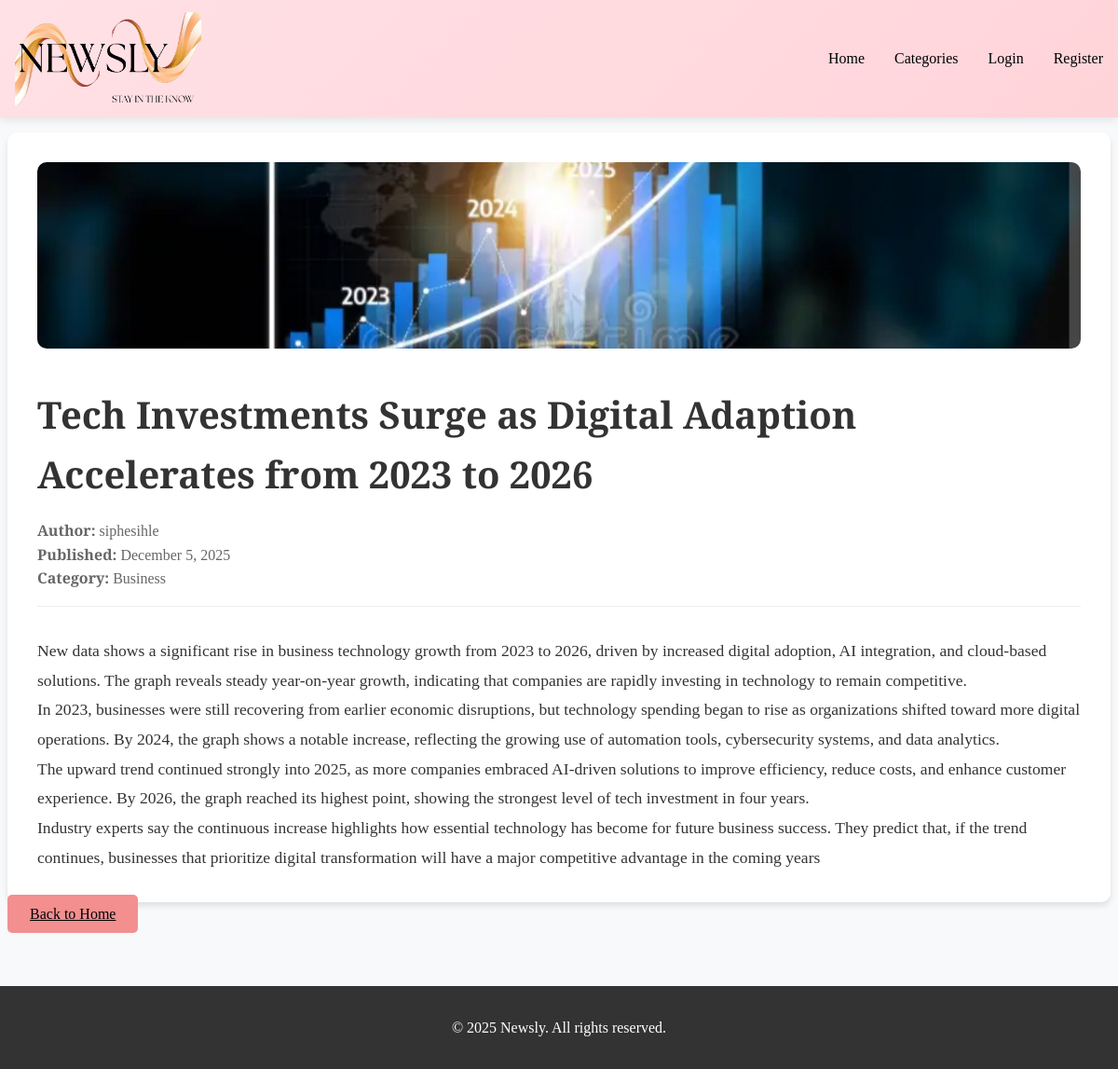
Screenshot of /article/7/ with the database file from the repository.
### newsapp/models.py (models this page shows, shortened)
class Article(models.Model):
    title = models.CharField(max_length=255)
    content = models.TextField()
    image = models.ImageField(upload_to="articles/", blank=True, null=True)
    category = models.ForeignKey(Category, on_delete=models.SET_NULL, null=True)
    author = models.ForeignKey(User, on_delete=models.CASCADE)
    created_at = models.DateTimeField(auto_now_add=True)

class Category(models.Model):
    name = models.CharField(max_length=100)

### newsapp/views.py (the view)
# urls.py: path('article/<int:article_id>/', views.article_detail, name='article_detail'),
def article_detail(request, article_id):
    article = get_object_or_404(Article, pk=article_id)
    return render(request, 'newsapp/article_detail.html', {"article": article})

### newsapp/templates/newsapp/article_detail.html (shortened to what this page needs)
{% extends 'newsapp/base.html' %}
{% block content %}
<article class="article-detail">
    {% if article.image %}
    <img src="{{ article.image.url }}" alt="{{ article.title }}" class="article-detail-image">
    {% endif %}
    <h1 class="article-detail-title">{{ article.title }}</h1>
    <div class="article-detail-meta">
        <p><strong>Author:</strong> {{ article.author }}</p>
        <p><strong>Published:</strong> {{ article.created_at|date:"F j, Y" }}</p>
        {% if article.category %}
        <p><strong>Category:</strong> {{ article.category.name }}</p>
        {% endif %}
    </div>
    <div class="article-content">
        {{ article.content|linebreaks }}
    </div>
</article>
<div class="navigation-links">
    <a href="{% url 'home' %}" class="btn">Back to Home</a>
</div>
{% endblock %}

### newsapp/static/newsapp/css/style.css (style rules this page uses)
* { margin: 0; padding: 0; box-sizing: border-box; }
body { font-family: 'Playfair Display', serif; line-height: 1.6; color: #333; background-color: #f8f9fa; }
.article-detail { background: white; border-radius: 10px; padding: 2rem; box-shadow: 0 4px 6px rgba(0,0,0,0.1); }
.article-detail-image { width: 100%; max-height: 200px; object-fit: cover; border-radius: 10px; margin-bottom: 2rem; }
.article-detail-title { font-size: 2.5rem; margin-bottom: 1rem; color: #333; }
.article-detail-meta { color: #666; margin-bottom: 2rem; padding-bottom: 1rem; border-bottom: 1px solid #eee; }
.article-content { font-size: 1.1rem; line-height: 1.8; }
.btn { background: #f38f8f; color: rgb(2, 2, 2); padding: 0.75rem 1.5rem; border: none; border-radius: 5px; cursor: pointer; font-size: 1rem; transition: background 0.3s; }

### rows the page displays
Article: image (picture), title "Tech Investments Surge as Digital Adaption Accelerates from 2023 to 2026", author "siphesihle", created_at "December 5, 2025", category.name "Business", content "New data shows a significant rise in business technology growth from 2023 to 2026, driven by increased digital adoption, AI integration, and cloud-based solutions. The graph reveals steady year-on-year growth, indicating that companies are rapidly investing in technology to remain competitive. In 2023, businesses were still recovering from earlier economic disruptions, but technology spending began to rise as organizations shifted toward more digital operations. By 2024, the graph shows a notable increase, reflecting the growing use of automation tools, cybersecurity systems, and data analytics. The upward trend continued strongly into 2025, as more companies embraced AI-driven solutions to…"
